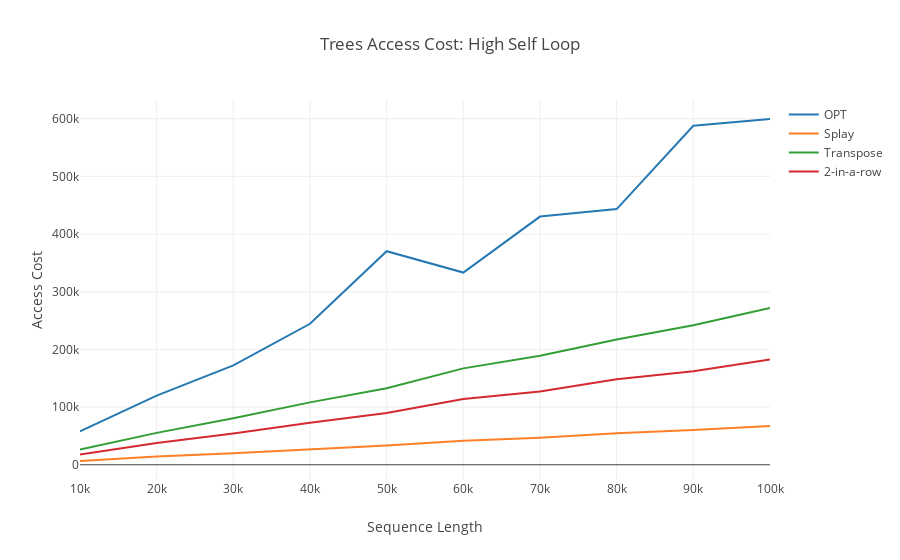
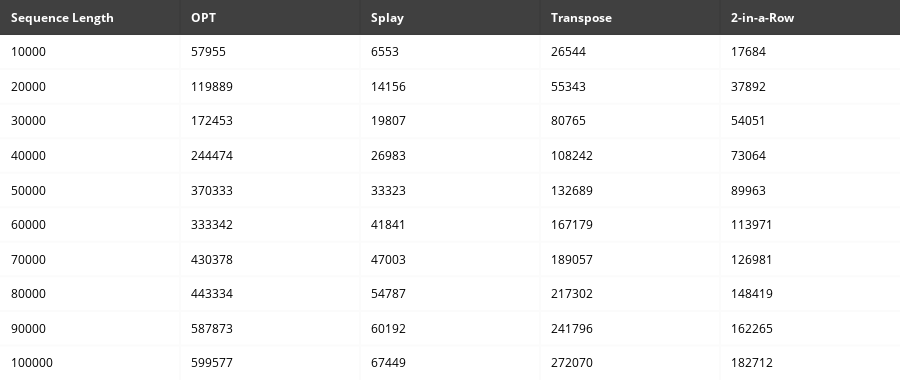

Notebook code cell kept with these figures, in order:
### Code cell
df = pd.read_csv('trees/staticMarkovHighTreesAccessCost.csv')

trace1 = go.Scatter(
                    x=df['Sequence Length'], y=df['Access Costs'], # Data
                    mode='lines', name='OPT',
                    line = dict(color = ('rgb(37, 120, 178)'))
                   )

df = pd.read_csv('trees/mtfMarkovHighTreesAccessCost.csv')

trace2 = go.Scatter(
                    x=df['Sequence Length'], y=df['Access Costs'], # Data
                    mode='lines', name='Splay',
                    line = dict(color = ('rgb(253, 127, 40)'))
                   )

df = pd.read_csv('trees/transposeMarkovHighTreesAccessCost.csv')

trace3 = go.Scatter(
                    x=df['Sequence Length'], y=df['Access Costs'], # Data
                    mode='lines', name='Transpose',
                    line = dict(color = ('rgb(50, 158, 52)'))
                   )

df = pd.read_csv('trees/kInARowMarkovHighTreesAccessCost.csv')

trace4 = go.Scatter(
                    x=df['Sequence Length'], y=df['Access Costs'], # Data
                    mode='lines', name='2-in-a-row',
                    line = dict(color = ('rgb(211, 41, 47)'))
                   )



layout = go.Layout(title='Trees Access Cost: High Self Loop',
                   plot_bgcolor='rgb(255, 255,255)',
                   xaxis=dict(title='Sequence Length'),
                   yaxis=dict(title='Access Cost'))

fig = go.Figure(data=[trace1, trace2, trace3, trace4], layout=layout)

# Plot data in the notebook
iplot(fig)

df = pd.read_csv('table/MarkovHighTrees.csv')
colorscale = [[0, '#000000'],[.5, '#FFFFFF'],[1, '#ffffff']]
table = ff.create_table(df, colorscale=colorscale)
iplot(table)

### Figure 1 — Plotly figure (JSON) as saved in the notebook; plotly's stock layout.template omitted (floating-point values rounded to 4 significant figures)
{"data": [{"line": {"color": "rgb(37, 120, 178)"}, "mode": "lines", "name": "OPT", "type": "scatter", "uid": "a76aca79-857b-4fb4-bc7b-e1b4f20c72b4", "x": [10000, 20000, 30000, 40000, 50000, 60000, 70000, 80000, 90000, 100000], "y": [57955, 119889, 172453, 244474, 370333, 333342, 430378, 443334, 587873, 599577]}, {"line": {"color": "rgb(253, 127, 40)"}, "mode": "lines", "name": "Splay", "type": "scatter", "uid": "0f10277c-bd67-49ae-9ad4-a41983a46e15", "x": [10000, 20000, 30000, 40000, 50000, 60000, 70000, 80000, 90000, 100000], "y": [6553, 14156, 19807, 26983, 33323, 41841, 47003, 54787, 60192, 67449]}, {"line": {"color": "rgb(50, 158, 52)"}, "mode": "lines", "name": "Transpose", "type": "scatter", "uid": "e2fe4899-0540-4918-872e-9ff348905069", "x": [10000, 20000, 30000, 40000, 50000, 60000, 70000, 80000, 90000, 100000], "y": [26544, 55343, 80765, 108242, 132689, 167179, 189057, 217302, 241796, 272070]}, {"line": {"color": "rgb(211, 41, 47)"}, "mode": "lines", "name": "2-in-a-row", "type": "scatter", "uid": "5bccd938-1c04-4cfb-a7ed-3312a01077d3", "x": [10000, 20000, 30000, 40000, 50000, 60000, 70000, 80000, 90000, 100000], "y": [17684, 37892, 54051, 73064, 89963, 113971, 126981, 148419, 162265, 182712]}], "layout": {"plot_bgcolor": "rgb(255, 255,255)", "title": "Trees Access Cost: High Self Loop", "xaxis": {"title": "Sequence Length"}, "yaxis": {"title": "Access Cost"}}}

### Figure 2 — Plotly figure (JSON) as saved in the notebook; plotly's stock layout.template omitted (floating-point values rounded to 4 significant figures)
{"data": [{"colorscale": [[0, "#000000"], [0.5, "#FFFFFF"], [1, "#ffffff"]], "hoverinfo": "none", "opacity": 0.75, "showscale": false, "type": "heatmap", "uid": "9a5cd01f-29c7-4760-a318-21ec90ee7381", "z": [[0, 0, 0, 0, 0], [0.5, 0.5, 0.5, 0.5, 0.5], [1, 1, 1, 1, 1], [0.5, 0.5, 0.5, 0.5, 0.5], [1, 1, 1, 1, 1], [0.5, 0.5, 0.5, 0.5, 0.5], [1, 1, 1, 1, 1], [0.5, 0.5, 0.5, 0.5, 0.5], [1, 1, 1, 1, 1], [0.5, 0.5, 0.5, 0.5, 0.5], [1, 1, 1, 1, 1]]}], "layout": {"annotations": [{"align": "left", "font": {"color": "#ffffff"}, "showarrow": false, "text": "<b>Sequence Length</b>", "x": -0.45, "xanchor": "left", "xref": "x", "y": 0, "yref": "y"}, {"align": "left", "font": {"color": "#ffffff"}, "showarrow": false, "text": "<b>OPT</b>", "x": 0.55, "xanchor": "left", "xref": "x", "y": 0, "yref": "y"}, {"align": "left", "font": {"color": "#ffffff"}, "showarrow": false, "text": "<b>Splay</b>", "x": 1.55, "xanchor": "left", "xref": "x", "y": 0, "yref": "y"}, {"align": "left", "font": {"color": "#ffffff"}, "showarrow": false, "text": "<b>Transpose</b>", "x": 2.55, "xanchor": "left", "xref": "x", "y": 0, "yref": "y"}, {"align": "left", "font": {"color": "#ffffff"}, "showarrow": false, "text": "<b>2-in-a-Row</b>", "x": 3.55, "xanchor": "left", "xref": "x", "y": 0, "yref": "y"}, {"align": "left", "font": {"color": "#000000"}, "showarrow": false, "text": "10000", "x": -0.45, "xanchor": "left", "xref": "x", "y": 1, "yref": "y"}, {"align": "left", "font": {"color": "#000000"}, "showarrow": false, "text": "57955", "x": 0.55, "xanchor": "left", "xref": "x", "y": 1, "yref": "y"}, {"align": "left", "font": {"color": "#000000"}, "showarrow": false, "text": "6553", "x": 1.55, "xanchor": "left", "xref": "x", "y": 1, "yref": "y"}, {"align": "left", "font": {"color": "#000000"}, "showarrow": false, "text": "26544", "x": 2.55, "xanchor": "left", "xref": "x", "y": 1, "yref": "y"}, {"align": "left", "font": {"color": "#000000"}, "showarrow": false, "text": "17684", "x": 3.55, "xanchor": "left", "xref": "x", "y": 1, "yref": "y"}, {"align": "left", "font": {"color": "#000000"}, "showarrow": false, "text": "20000", "x": -0.45, "xanchor": "left", "xref": "x", "y": 2, "yref": "y"}, {"align": "left", "font": {"color": "#000000"}, "showarrow": false, "text": "119889", "x": 0.55, "xanchor": "left", "xref": "x", "y": 2, "yref": "y"}, {"align": "left", "font": {"color": "#000000"}, "showarrow": false, "text": "14156", "x": 1.55, "xanchor": "left", "xref": "x", "y": 2, "yref": "y"}, {"align": "left", "font": {"color": "#000000"}, "showarrow": false, "text": "55343", "x": 2.55, "xanchor": "left", "xref": "x", "y": 2, "yref": "y"}, {"align": "left", "font": {"color": "#000000"}, "showarrow": false, "text": "37892", "x": 3.55, "xanchor": "left", "xref": "x", "y": 2, "yref": "y"}, {"align": "left", "font": {"color": "#000000"}, "showarrow": false, "text": "30000", "x": -0.45, "xanchor": "left", "xref": "x", "y": 3, "yref": "y"}, {"align": "left", "font": {"color": "#000000"}, "showarrow": false, "text": "172453", "x": 0.55, "xanchor": "left", "xref": "x", "y": 3, "yref": "y"}, {"align": "left", "font": {"color": "#000000"}, "showarrow": false, "text": "19807", "x": 1.55, "xanchor": "left", "xref": "x", "y": 3, "yref": "y"}, {"align": "left", "font": {"color": "#000000"}, "showarrow": false, "text": "80765", "x": 2.55, "xanchor": "left", "xref": "x", "y": 3, "yref": "y"}, {"align": "left", "font": {"color": "#000000"}, "showarrow": false, "text": "54051", "x": 3.55, "xanchor": "left", "xref": "x", "y": 3, "yref": "y"}, {"align": "left", "font": {"color": "#000000"}, "showarrow": false, "text": "40000", "x": -0.45, "xanchor": "left", "xref": "x", "y": 4, "yref": "y"}, {"align": "left", "font": {"color": "#000000"}, "showarrow": false, "text": "244474", "x": 0.55, "xanchor": "left", "xref": "x", "y": 4, "yref": "y"}, {"align": "left", "font": {"color": "#000000"}, "showarrow": false, "text": "26983", "x": 1.55, "xanchor": "left", "xref": "x", "y": 4, "yref": "y"}, {"align": "left", "font": {"color": "#000000"}, "showarrow": false, "text": "108242", "x": 2.55, "xanchor": "left", "xref": "x", "y": 4, "yref": "y"}, {"align": "left", "font": {"color": "#000000"}, "showarrow": false, "text": "73064", "x": 3.55, "xanchor": "left", "xref": "x", "y": 4, "yref": "y"}, {"align": "left", "font": {"color": "#000000"}, "showarrow": false, "text": "50000", "x": -0.45, "xanchor": "left", "xref": "x", "y": 5, "yref": "y"}, {"align": "left", "font": {"color": "#000000"}, "showarrow": false, "text": "370333", "x": 0.55, "xanchor": "left", "xref": "x", "y": 5, "yref": "y"}, {"align": "left", "font": {"color": "#000000"}, "showarrow": false, "text": "33323", "x": 1.55, "xanchor": "left", "xref": "x", "y": 5, "yref": "y"}, {"align": "left", "font": {"color": "#000000"}, "showarrow": false, "text": "132689", "x": 2.55, "xanchor": "left", "xref": "x", "y": 5, "yref": "y"}, {"align": "left", "font": {"color": "#000000"}, "showarrow": false, "text": "89963", "x": 3.55, "xanchor": "left", "xref": "x", "y": 5, "yref": "y"}, {"align": "left", "font": {"color": "#000000"}, "showarrow": false, "text": "60000", "x": -0.45, "xanchor": "left", "xref": "x", "y": 6, "yref": "y"}, {"align": "left", "font": {"color": "#000000"}, "showarrow": false, "text": "333342", "x": 0.55, "xanchor": "left", "xref": "x", "y": 6, "yref": "y"}, {"align": "left", "font": {"color": "#000000"}, "showarrow": false, "text": "41841", "x": 1.55, "xanchor": "left", "xref": "x", "y": 6, "yref": "y"}, {"align": "left", "font": {"color": "#000000"}, "showarrow": false, "text": "167179", "x": 2.55, "xanchor": "left", "xref": "x", "y": 6, "yref": "y"}, {"align": "left", "font": {"color": "#000000"}, "showarrow": false, "text": "113971", "x": 3.55, "xanchor": "left", "xref": "x", "y": 6, "yref": "y"}, {"align": "left", "font": {"color": "#000000"}, "showarrow": false, "text": "70000", "x": -0.45, "xanchor": "left", "xref": "x", "y": 7, "yref": "y"}, {"align": "left", "font": {"color": "#000000"}, "showarrow": false, "text": "430378", "x": 0.55, "xanchor": "left", "xref": "x", "y": 7, "yref": "y"}, {"align": "left", "font": {"color": "#000000"}, "showarrow": false, "text": "47003", "x": 1.55, "xanchor": "left", "xref": "x", "y": 7, "yref": "y"}, {"align": "left", "font": {"color": "#000000"}, "showarrow": false, "text": "189057", "x": 2.55, "xanchor": "left", "xref": "x", "y": 7, "yref": "y"}, {"align": "left", "font": {"color": "#000000"}, "showarrow": false, "text": "126981", "x": 3.55, "xanchor": "left", "xref": "x", "y": 7, "yref": "y"}, {"align": "left", "font": {"color": "#000000"}, "showarrow": false, "text": "80000", "x": -0.45, "xanchor": "left", "xref": "x", "y": 8, "yref": "y"}, {"align": "left", "font": {"color": "#000000"}, "showarrow": false, "text": "443334", "x": 0.55, "xanchor": "left", "xref": "x", "y": 8, "yref": "y"}, {"align": "left", "font": {"color": "#000000"}, "showarrow": false, "text": "54787", "x": 1.55, "xanchor": "left", "xref": "x", "y": 8, "yref": "y"}, {"align": "left", "font": {"color": "#000000"}, "showarrow": false, "text": "217302", "x": 2.55, "xanchor": "left", "xref": "x", "y": 8, "yref": "y"}, {"align": "left", "font": {"color": "#000000"}, "showarrow": false, "text": "148419", "x": 3.55, "xanchor": "left", "xref": "x", "y": 8, "yref": "y"}, {"align": "left", "font": {"color": "#000000"}, "showarrow": false, "text": "90000", "x": -0.45, "xanchor": "left", "xref": "x", "y": 9, "yref": "y"}, {"align": "left", "font": {"color": "#000000"}, "showarrow": false, "text": "587873", "x": 0.55, "xanchor": "left", "xref": "x", "y": 9, "yref": "y"}, {"align": "left", "font": {"color": "#000000"}, "showarrow": false, "text": "60192", "x": 1.55, "xanchor": "left", "xref": "x", "y": 9, "yref": "y"}, {"align": "left", "font": {"color": "#000000"}, "showarrow": false, "text": "241796", "x": 2.55, "xanchor": "left", "xref": "x", "y": 9, "yref": "y"}, {"align": "left", "font": {"color": "#000000"}, "showarrow": false, "text": "162265", "x": 3.55, "xanchor": "left", "xref": "x", "y": 9, "yref": "y"}, {"align": "left", "font": {"color": "#000000"}, "showarrow": false, "text": "100000", "x": -0.45, "xanchor": "left", "xref": "x", "y": 10, "yref": "y"}, {"align": "left", "font": {"color": "#000000"}, "showarrow": false, "text": "599577", "x": 0.55, "xanchor": "left", "xref": "x", "y": 10, "yref": "y"}, {"align": "left", "font": {"color": "#000000"}, "showarrow": false, "text": "67449", "x": 1.55, "xanchor": "left", "xref": "x", "y": 10, "yref": "y"}, {"align": "left", "font": {"color": "#000000"}, "showarrow": false, "text": "272070", "x": 2.55, "xanchor": "left", "xref": "x", "y": 10, "yref": "y"}, {"align": "left", "font": {"color": "#000000"}, "showarrow": false, "text": "182712", "x": 3.55, "xanchor": "left", "xref": "x", "y": 10, "yref": "y"}], "height": 380, "margin": {"b": 0, "l": 0, "r": 0, "t": 0}, "xaxis": {"dtick": 1, "gridwidth": 2, "showticklabels": false, "tick0": -0.5, "ticks": "", "zeroline": false}, "yaxis": {"autorange": "reversed", "dtick": 1, "gridwidth": 2, "showticklabels": false, "tick0": 0.5, "ticks": "", "zeroline": false}}}
